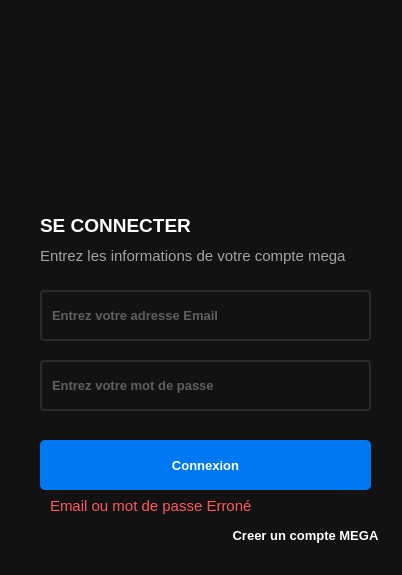
<?xml version="1.0" encoding="UTF-8"?>
<ui version="4.0">
 <class>Dialog</class>
 <widget class="QDialog" name="Dialog">
  <property name="geometry">
   <rect>
    <x>0</x>
    <y>0</y>
    <width>402</width>
    <height>575</height>
   </rect>
  </property>
  <property name="windowTitle">
   <string>Dialog</string>
  </property>
  <property name="styleSheet">
   <string notr="true">background-color: rgb(18, 18, 18);</string>
  </property>
  <widget class="QLabel" name="label">
   <property name="geometry">
    <rect>
     <x>40</x>
     <y>210</y>
     <width>321</width>
     <height>31</height>
    </rect>
   </property>
   <property name="font">
    <font>
     <pointsize>14</pointsize>
     <weight>75</weight>
     <bold>true</bold>
    </font>
   </property>
   <property name="styleSheet">
    <string notr="true">background-color: none;
color: rgb(255, 255, 255);</string>
   </property>
   <property name="text">
    <string>SE CONNECTER</string>
   </property>
  </widget>
  <widget class="QWidget" name="widget" native="true">
   <property name="geometry">
    <rect>
     <x>110</x>
     <y>30</y>
     <width>211</width>
     <height>151</height>
    </rect>
   </property>
   <widget class="QLabel" name="logo">
    <property name="geometry">
     <rect>
      <x>0</x>
      <y>0</y>
      <width>181</width>
      <height>141</height>
     </rect>
    </property>
    <property name="text">
     <string/>
    </property>
    <property name="pixmap">
     <pixmap>../icon.png</pixmap>
    </property>
    <property name="scaledContents">
     <bool>true</bool>
    </property>
   </widget>
  </widget>
  <widget class="QLabel" name="label_2">
   <property name="geometry">
    <rect>
     <x>40</x>
     <y>230</y>
     <width>351</width>
     <height>51</height>
    </rect>
   </property>
   <property name="font">
    <font>
     <pointsize>11</pointsize>
    </font>
   </property>
   <property name="styleSheet">
    <string notr="true">background-color: none;
color: rgb(163, 163, 163);</string>
   </property>
   <property name="text">
    <string>Entrez les informations de votre compte mega</string>
   </property>
  </widget>
  <widget class="QFrame" name="frame">
   <property name="geometry">
    <rect>
     <x>40</x>
     <y>290</y>
     <width>331</width>
     <height>51</height>
    </rect>
   </property>
   <property name="styleSheet">
    <string notr="true">border-radius: 4px;
border: 2px solid rgb(42, 42, 42);</string>
   </property>
   <property name="frameShape">
    <enum>QFrame::StyledPanel</enum>
   </property>
   <property name="frameShadow">
    <enum>QFrame::Raised</enum>
   </property>
   <widget class="QLineEdit" name="email">
    <property name="geometry">
     <rect>
      <x>10</x>
      <y>10</y>
      <width>311</width>
      <height>31</height>
     </rect>
    </property>
    <property name="font">
     <font>
      <pointsize>10</pointsize>
      <weight>75</weight>
      <bold>true</bold>
     </font>
    </property>
    <property name="styleSheet">
     <string notr="true">
color: rgb(172, 172, 172);
border: none;</string>
    </property>
    <property name="placeholderText">
     <string>Entrez votre adresse Email</string>
    </property>
   </widget>
  </widget>
  <widget class="QFrame" name="frame_2">
   <property name="geometry">
    <rect>
     <x>40</x>
     <y>360</y>
     <width>331</width>
     <height>51</height>
    </rect>
   </property>
   <property name="styleSheet">
    <string notr="true">border-radius: 4px;
border: 2px solid rgb(42, 42, 42);</string>
   </property>
   <property name="frameShape">
    <enum>QFrame::StyledPanel</enum>
   </property>
   <property name="frameShadow">
    <enum>QFrame::Raised</enum>
   </property>
   <widget class="QLineEdit" name="password">
    <property name="geometry">
     <rect>
      <x>10</x>
      <y>10</y>
      <width>311</width>
      <height>31</height>
     </rect>
    </property>
    <property name="font">
     <font>
      <pointsize>10</pointsize>
      <weight>75</weight>
      <bold>true</bold>
     </font>
    </property>
    <property name="styleSheet">
     <string notr="true">
color: rgb(172, 172, 172);
border: none;</string>
    </property>
    <property name="echoMode">
     <enum>QLineEdit::Password</enum>
    </property>
    <property name="placeholderText">
     <string>Entrez votre mot de passe</string>
    </property>
   </widget>
  </widget>
  <widget class="QPushButton" name="submit">
   <property name="geometry">
    <rect>
     <x>40</x>
     <y>440</y>
     <width>331</width>
     <height>50</height>
    </rect>
   </property>
   <property name="minimumSize">
    <size>
     <width>120</width>
     <height>50</height>
    </size>
   </property>
   <property name="font">
    <font>
     <pointsize>10</pointsize>
     <weight>75</weight>
     <bold>true</bold>
    </font>
   </property>
   <property name="cursor">
    <cursorShape>PointingHandCursor</cursorShape>
   </property>
   <property name="styleSheet">
    <string notr="true">background-color: rgb(0, 120, 242);
border: none;
border-radius: 5px;
color: white;</string>
   </property>
   <property name="text">
    <string>Connexion</string>
   </property>
   <property name="iconSize">
    <size>
     <width>25</width>
     <height>25</height>
    </size>
   </property>
  </widget>
  <widget class="QPushButton" name="goToMega">
   <property name="geometry">
    <rect>
     <x>210</x>
     <y>510</y>
     <width>191</width>
     <height>50</height>
    </rect>
   </property>
   <property name="minimumSize">
    <size>
     <width>120</width>
     <height>50</height>
    </size>
   </property>
   <property name="font">
    <font>
     <pointsize>10</pointsize>
     <weight>75</weight>
     <bold>true</bold>
    </font>
   </property>
   <property name="cursor">
    <cursorShape>PointingHandCursor</cursorShape>
   </property>
   <property name="styleSheet">
    <string notr="true">background-color: none;
border: none;
border-radius: 5px;
color: white;</string>
   </property>
   <property name="text">
    <string>Creer un compte MEGA</string>
   </property>
   <property name="iconSize">
    <size>
     <width>25</width>
     <height>25</height>
    </size>
   </property>
  </widget>
  <widget class="QLabel" name="err">
   <property name="geometry">
    <rect>
     <x>50</x>
     <y>480</y>
     <width>351</width>
     <height>51</height>
    </rect>
   </property>
   <property name="font">
    <font>
     <pointsize>11</pointsize>
    </font>
   </property>
   <property name="styleSheet">
    <string notr="true">background-color: none;
color: rgb(255, 89, 92);</string>
   </property>
   <property name="text">
    <string>Email ou mot de passe Erroné</string>
   </property>
  </widget>
 </widget>
 <resources/>
 <connections/>
</ui>
